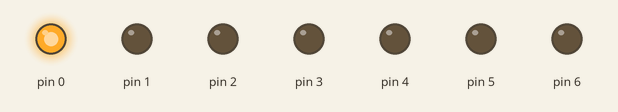
The sketch below on a simulated Arduino Uno, built with avr-gcc and run on an emulated ATmega328P. Shown: output pins drawn as LEDs (lit = HIGH).

Above: at 0.02 s.
At 0.22 s:
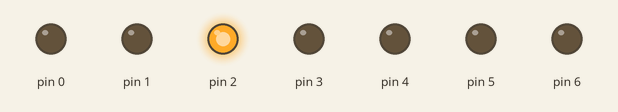
At 0.72 s:
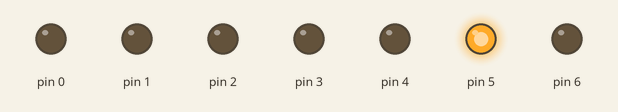
At 1.47 s:
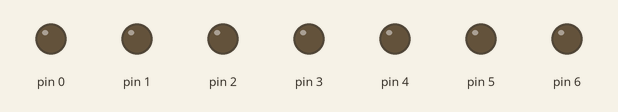
At 2.12 s:
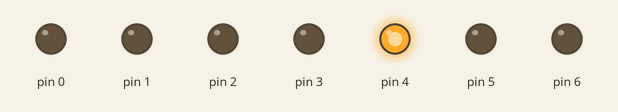
At 2.92 s:
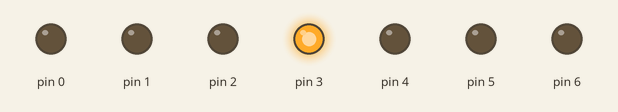
Timing chart, 0 to 3.2 s (numbered marks = the images above):
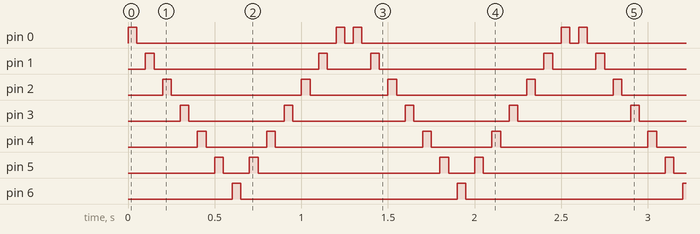

The sketch:

kara_simsek.ino
```cpp
// C++ code
//
void setup()
{
  pinMode(0, OUTPUT);
  pinMode(1, OUTPUT);
  pinMode(2, OUTPUT);
  pinMode(3, OUTPUT);
  pinMode(4, OUTPUT);
  pinMode(5, OUTPUT);
  pinMode(6, OUTPUT);

}

void loop()
{
  int bekle = 50; /* değişken atandı ve bekleme komuntuna(delay())
  tanımlandı bu da tek bir değişiklik ile bütün
  bekleme süresini değiştirmeyi sağlıyor*/

  digitalWrite(0, 1);
  delay(bekle);
  digitalWrite(0, 0);
  delay(bekle);/*değişkenin tanımladığı kod değişken tanımlayarak kodun
  daha yönetilebilir hale getirebiliyoruz*/

  digitalWrite(1, 1);
  delay(bekle);
  digitalWrite(1, 0);
  delay(bekle);

  digitalWrite(2, 1);
  delay(bekle);
  digitalWrite(2, 0);
  delay(bekle);


  digitalWrite(3, 1);
  delay(bekle);
  digitalWrite(3, 0);
  delay(bekle);

 digitalWrite(4, 1);
  delay(bekle);
  digitalWrite(4, 0);
  delay(bekle);

  digitalWrite(5, 1);
  delay(bekle);
  digitalWrite(5, 0);
  delay(bekle);

  digitalWrite(6, 1);
  delay(bekle);
  digitalWrite(6, 0);
  delay(bekle);

  /*Pinlere elektrik tersten veriliyor sondaki led
  ikinci defa yanmasın diye eklenmedi*/
   digitalWrite(5, 1);
  delay(bekle);
  digitalWrite(5, 0);
  delay(bekle);


  digitalWrite(4, 1);
  delay(bekle);
  digitalWrite(4, 0);
  delay(bekle);


   digitalWrite(3, 1);
  delay(bekle);
  digitalWrite(3, 0);
  delay(bekle);


  digitalWrite(2, 1);
  delay(bekle);
  digitalWrite(2, 0);
  delay(bekle);

  digitalWrite(1, 1);
  delay(bekle);
  digitalWrite(1, 0);
  delay(bekle);


  digitalWrite(0, 1);
  delay(bekle);
  digitalWrite(0, 0);
  delay(bekle);

}
```

Measured:
- by itself, pin 0: repeats every 1.3 s: LOW 1.2 s, HIGH 0.05 s, LOW 0.05 s, HIGH 0.05 s
- by itself, pin 1: repeats every 1.3 s: LOW 0.95 s, HIGH 0.05 s, LOW 0.25 s, HIGH 0.05 s
- by itself, pin 2: repeats every 1.3 s: LOW 0.75 s, HIGH 0.05 s, LOW 0.45 s, HIGH 0.05 s
- by itself, pin 3: alternates HIGH for 0.05 s and LOW for 0.55 s
- by itself, pin 4: repeats every 1.3 s: LOW 0.35 s, HIGH 0.05 s, LOW 0.85 s, HIGH 0.05 s
- by itself, pin 5: repeats every 1.3 s: LOW 0.15 s, HIGH 0.05 s, LOW 1.1 s, HIGH 0.05 s
- by itself, pin 6: alternates HIGH for 0.05 s and LOW for 1.3 s
